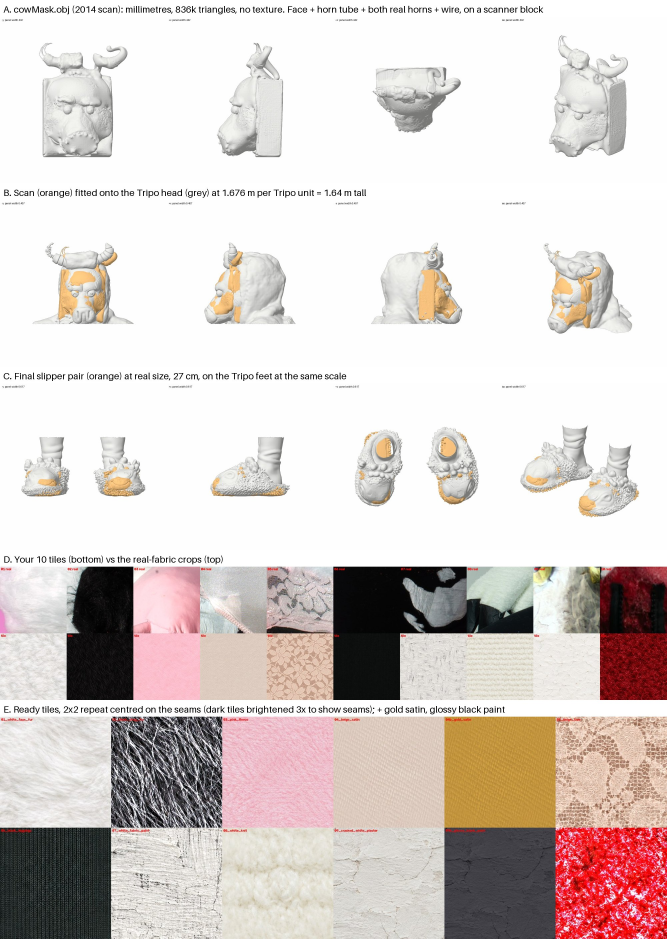
#> input picture Misanthropic_Cow_Full_Body/checkpoints/CHECKPOINT_1_scan_scale_slippers_tiles.jpg, 2000 x 2816 px, given in place of REF_A_whole_costume_front_no_overlays.png, which was not available (shown at 1/3 size)
$ python design_key_cow.py ../checkpoints ../checkpoints/CHECKPOINT_2_swaps_decimation.jpg
#> lines starting #> are read from the running program, lines starting #| are printed output that depends on the picture; pictures that were not available may be replaced by others from this repository, and a replacement may not be noted
"""Annotated design key for the full Misanthropic Cow costume.
python3 -I design_key_cow.py <refs_dir> <out_png> [grid]"""
import sys, os
from PIL import Image, ImageDraw, ImageFont
sys.path.insert(0, os.path.dirname(os.path.abspath(__file__)))
R, OUT = sys.argv[1], sys.argv[2]
GRID = len(sys.argv) > 3
F = "/usr/share/fonts/truetype/dejavu/"
fB = lambda s: ImageFont.truetype(F + "DejaVuSans-Bold.ttf", s)
fR = lambda s: ImageFont.truetype(F + "DejaVuSans.ttf", s)
H = 1300
def fit(name, box=None):
#> called with box = (241, 0, 1458, 1536)
    im = Image.open(os.path.join(R, name)).convert("RGB")
#> im is the input picture: PIL image 2000x2816 RGB; mean R, G, B 217.1, 207.7, 204.4
    if box: im = im.crop(box)
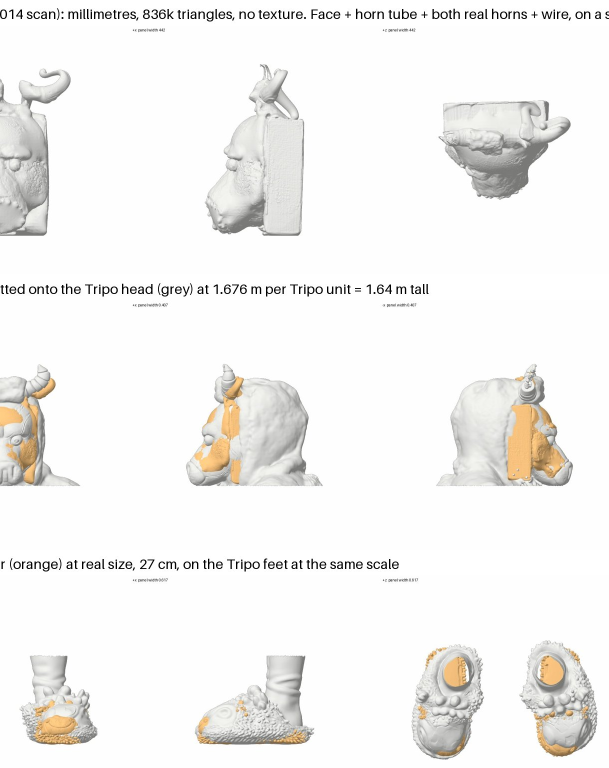
#> im: PIL image 1217x1536 RGB (shown at 1/2 size); mean R, G, B 243.7, 242.7, 241
    s = H / im.height
#> s = 0.846
    return im.resize((int(im.width*s), H), Image.LANCZOS)
front = fit("REF_A_whole_costume_front_no_overlays.png", (241, 0, 1458, 1536))
head = fit("DETAIL_1_mask_face.png", (100, 0, 960, 1024))
#> call 2 of fit, with name = 'DETAIL_1_mask_face.png', box = (100, 0, 960, 1024)
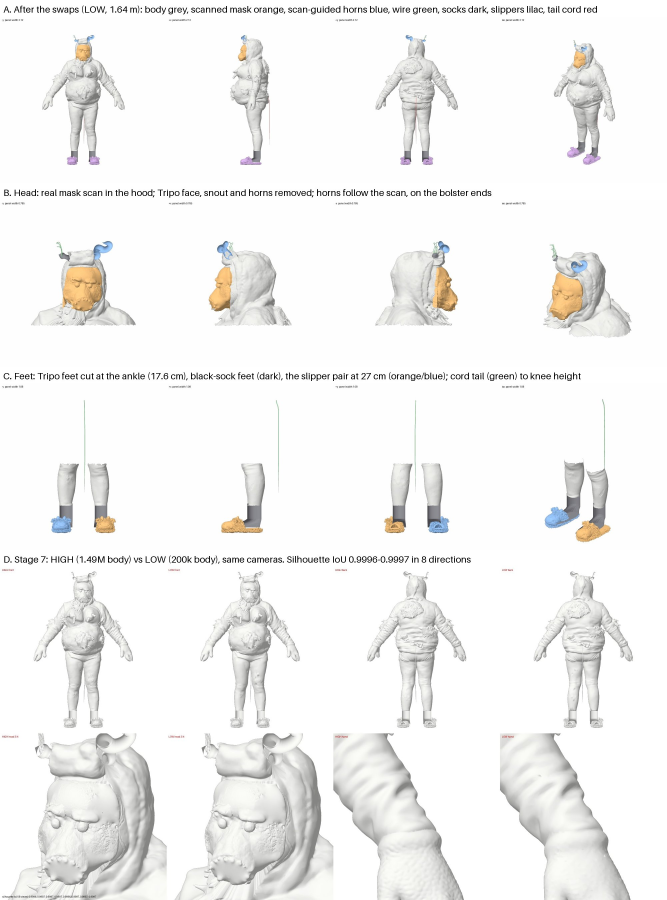
#> input picture Misanthropic_Cow_Full_Body/checkpoints/CHECKPOINT_2_swaps_decimation.jpg, 2000 x 2700 px, given in place of DETAIL_1_mask_face.png, which was not available (shown at 1/3 size)
#> in fit, im is the input picture: PIL image 2000x2700 RGB; mean R, G, B 243.5, 243.1, 242.2
#> in fit (call 2), `if box: im = im.crop(box)`:
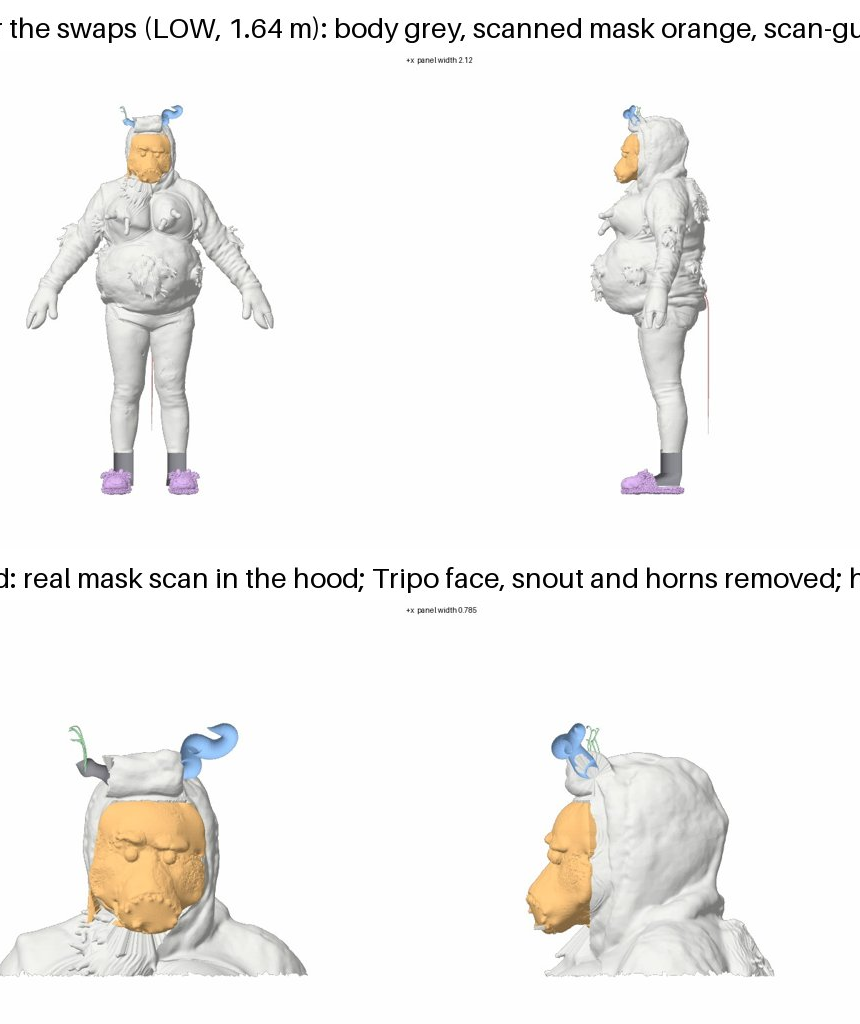
#> im: PIL image 860x1024 RGB; mean R, G, B 243.7, 242.6, 241
back = fit("REF_E_back_upper_hood_patches_bow.png", (250, 0, 1290, 1536))
#> call 3 of fit, with name = 'REF_E_back_upper_hood_patches_bow.png', box = (250, 0, 1290, 1536)
#> in fit (call 3), `if box: im = im.crop(box)`:
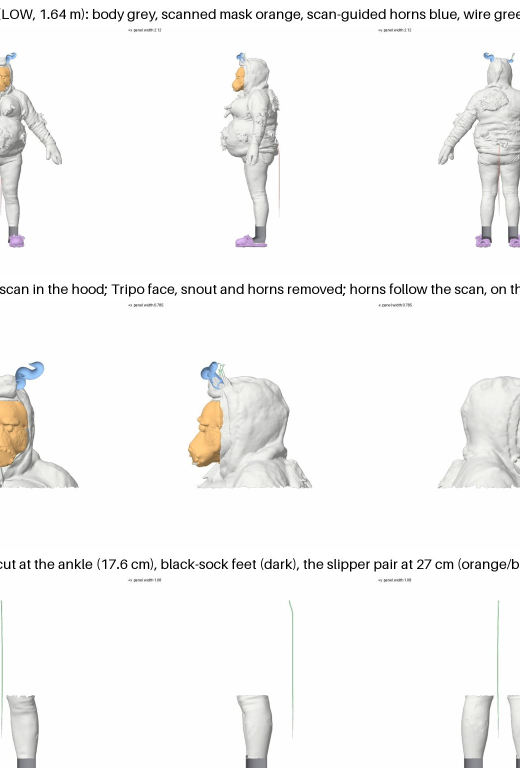
#> im: PIL image 1040x1536 RGB (shown at 1/2 size); mean R, G, B 245.5, 245.2, 244.5
pad = 40
panels = [(front, "FRONT (original shoot; ignore the backdrop and wide-angle lens)"), (head, "HEAD / MASK close-up"), (back, "BACK")]
W = sum(p.width for p, _ in panels) + pad*(len(panels)+1)
#> W = 3161
legend = [
 (1, "Rigid sculpted MASK, white with a cracked plaster texture, set into the fur hood. Heavy, scowling brow ridge.", True),
 (2, "Black cow patches PAINTED on the mask: big one over the mask's own LEFT eye (viewer's right) running to the top; smaller one over the other brow; one beside each side of the muzzle.", False),
 (3, "Glossy YELLOW bead eyes with round black pupils, close together under the brow.", False),
 (4, "Protruding snout ending in a flat oval of RED shaggy/flocked fabric with TWO VERTICAL black slit NOSTRILS. No mouth, teeth or tongue.", True),
 (5, "Two YELLOW horns on a white fur BOLSTER, NOT a matching pair (draw them from DETAIL_3, the original shoot): the costume's own RIGHT horn is short", True),
 (None, "     and ends in a deliberate tuft of twisted bare WIRE; its LEFT horn is a long crescent with an intact POINTED tip (broken in this close-up: don't copy that).", True),
 (6, "White shaggy-fur HOOD, one piece with the top; frames the mask.", False),
 (7, "Black long-shag tuft just under the snout, on the costume's own right (viewer's left).", False),
 (8, "Big PINK fabric UDDER sewn high on the front, just under the snout: two large round lobes side by side, four stubby pink nubs (one sideways, one down per lobe).", True),
 (9, "White long-pile fur TOP: very round, stuffed BELLY, wider than the hips. Hem ends at the hips.", True),
 (10, "Black long-shag cow patches sewn on: big one on the lower belly, small tufts on both flanks, the outer elbows and the back.", False),
 (11, "White knit GLOVES: plain white thumb; two broad, blunt black HOOF halves over the fingers (no claws).", False),
 (12, "Short BEIGE satin BLOOMERS with beige lace side panels, worn over the leggings, showing below the fur hem.", True),
 (13, "BLACK LEGGINGS with irregular WHITE painted cow spots.", False),
 (14, "Small GOLD satin BOW at the centre of the lower back, with a thin white cord TAIL hanging from it.", True),
 (15, "Big black shag patch across the upper back on the costume's own left; smaller patches lower down.", False),
 (16, "Cow SLIPPERS (see DETAIL_13): white plush muzzle with a black smile, cream mop chenille, black fringe.", False),
]
lh = 48
canvas = Image.new("RGB", (W, 150 + H + 60 + 30 + lh*len(legend) + 40), (255, 255, 255))
#> canvas: PIL image 3161x2396 RGB; every value is 255
d = ImageDraw.Draw(canvas)
d.text((pad, 30), "THE MISANTHROPIC COW: FULL COSTUME DESIGN KEY", font=fB(48), fill=(20, 20, 20))
d.text((pad, 92), "One character. Check every generated view against this. Never draw these numbers, lines or text.", font=fR(28), fill=(90, 90, 90))
x = pad; oy = 150; org = {}
for i, (p, cap) in enumerate(panels):
    canvas.paste(p, (x, oy)); org[i] = x
    d.text((x, oy + H + 10), cap, font=fR(22), fill=(90, 90, 90)); x += p.width + pad
#> this loop made 3 passes
#> (cap, x) on passes 2 to 3: ('HEAD / MASK close-up', 2241), ('BACK', 3161)
#> x on pass 1: 1110
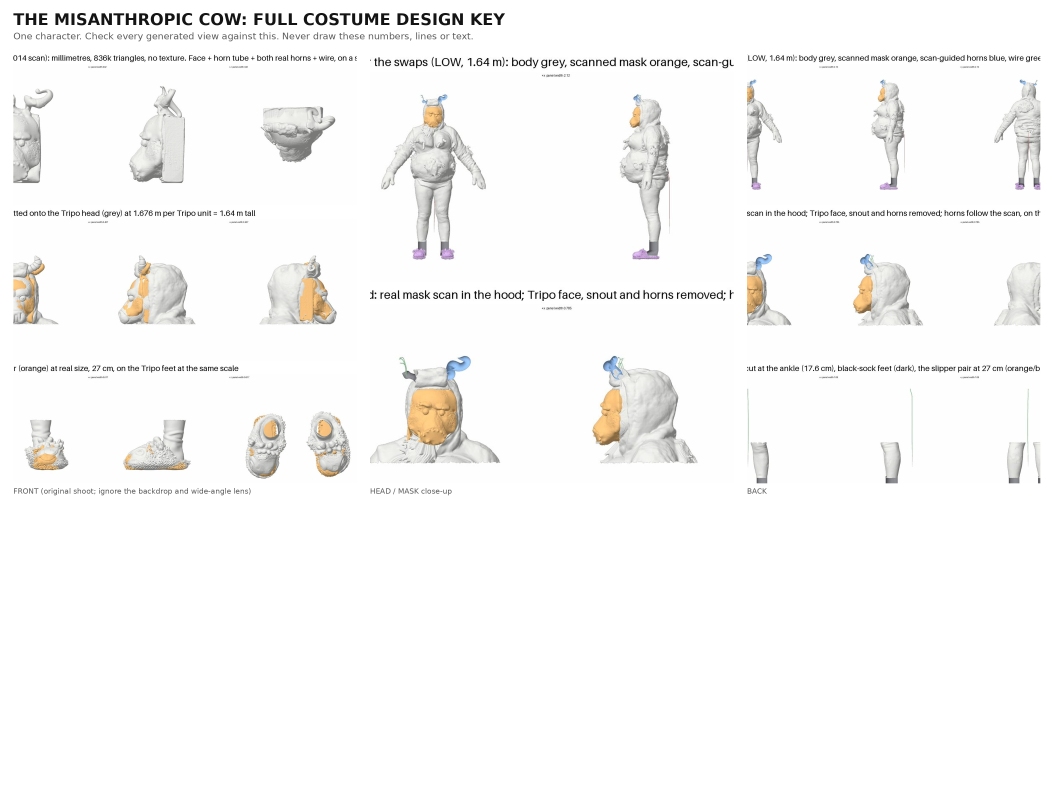
#> canvas: PIL image 3161x2396 RGB (shown at 1/3 size); mean R, G, B 248.4, 248, 247.3
#> after the loop, org = {0: 40, 1: 1110, 2: 2241}; x = 3161
if GRID:
    for gx in range(0, W, 50):
        d.line((gx, oy, gx, oy+H), fill=(0, 255, 255) if gx % 100 == 0 else (255, 255, 0), width=1)
        if gx % 100 == 0: d.text((gx+2, oy+2), str(gx), fill=(255, 0, 0), font=fR(16))
    for gy in range(0, H, 50):
        d.line((0, oy+gy, W, oy+gy), fill=(0, 255, 255) if gy % 100 == 0 else (255, 255, 0), width=1)
        if gy % 100 == 0: d.text((2, oy+gy+2), str(gy), fill=(255, 0, 0), font=fR(16))
ACC = (0, 110, 210)
def badge(cx, cy, n, r=24):
    d.ellipse((cx-r-3, cy-r-3, cx+r+3, cy+r+3), fill=(255, 255, 255))
    d.ellipse((cx-r, cy-r, cx+r, cy+r), fill=ACC)
    t = str(n); f = fB(26 if n < 10 else 22); w = d.textlength(t, font=f)
    d.text((cx - w/2, cy - 15), t, font=f, fill=(255, 255, 255))
# (feature_x, feature_y, badge_x, badge_y) in canvas px, y relative to panel top
MARKS = {}
try:
    from design_key_marks import MARKS
except ImportError:
    pass
for n, pts in MARKS.items():
    for fx, fy, bx, by in pts:
        fy += oy; by += oy
        if (fx, fy) != (bx, by):
            d.line((fx, fy, bx, by), fill=(255, 255, 255), width=7); d.line((fx, fy, bx, by), fill=ACC, width=3)
            d.ellipse((fx-7, fy-7, fx+7, fy+7), fill=ACC, outline=(255, 255, 255), width=2)
        badge(bx, by, n)
#> this loop made 15 passes
#> after the loop, by = 570; fy = 770
ly = oy + H + 60
for i, (n, txt, bold) in enumerate(legend):
    y = ly + i*lh
    if n is not None: badge(pad + 24, y + 18, n, r=20)
    d.text((pad + 62, y + 4), txt, font=(fB(25) if bold else fR(25)), fill=(20, 20, 20))
#> this loop made 17 passes
canvas.save(OUT, optimize=True); print(canvas.size, {i: org[i] for i in org})
#> after `canvas.save(OUT, optimize=True)`:
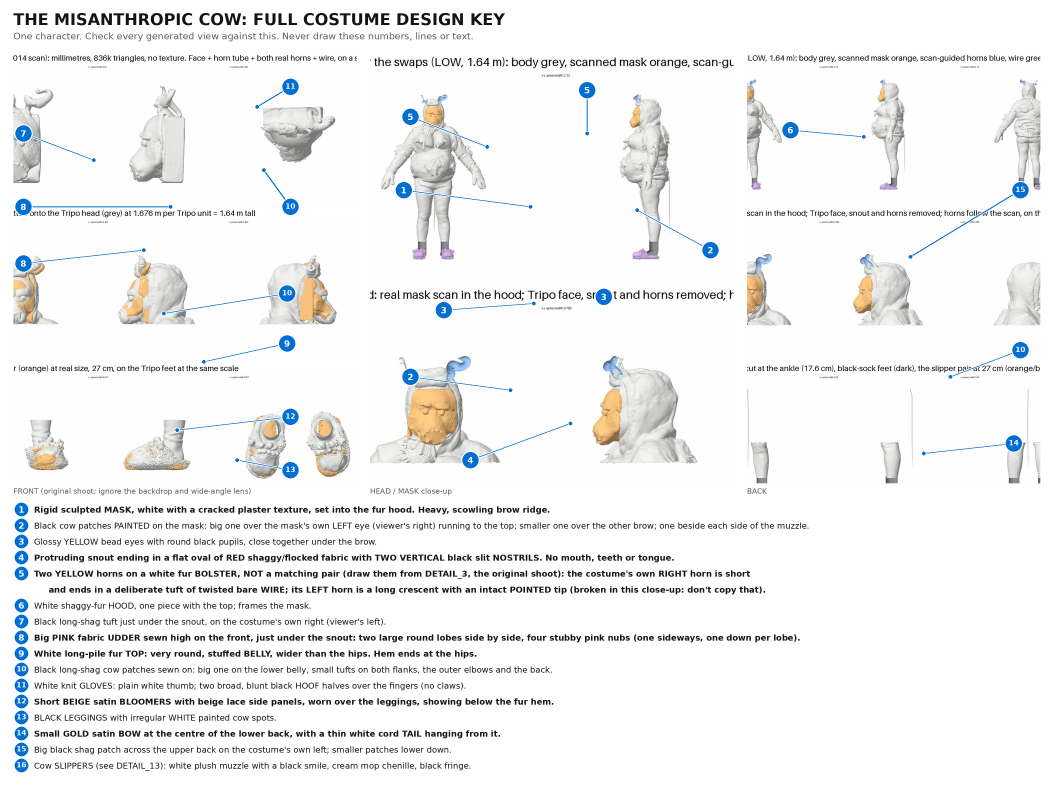
#> saved as CHECKPOINT_2_swaps_decimation.jpg: PIL image 3161x2396 RGB (shown at 1/3 size); mean R, G, B 241.3, 241.9, 242.1
#| (3161, 2396) {0: 40, 1: 1110, 2: 2241}
